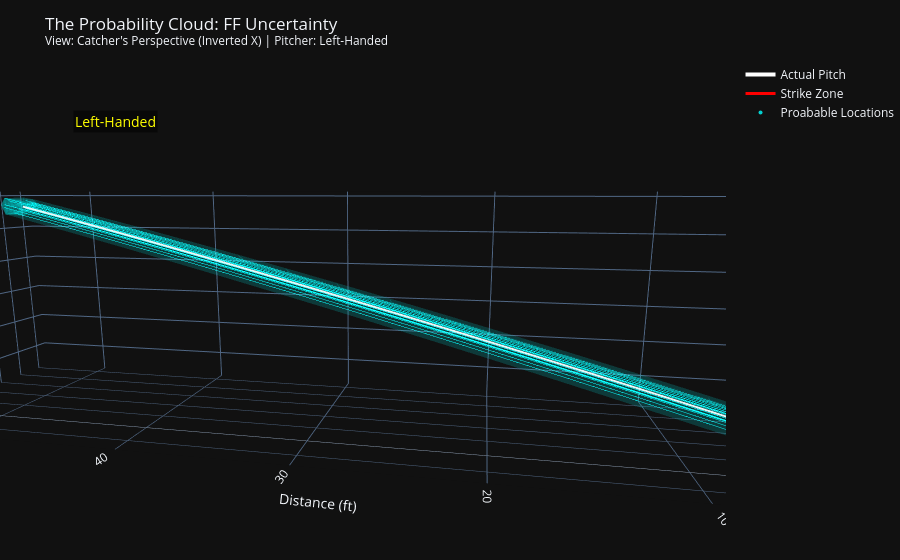

The notebook cell this image was saved under:
### Markdown cell above
## Generate Cloud
We generate 50 variations of this pitch.

### Code cell
# --- ONE-STEP GENERATION & VISUALIZATION (INVERTED X) ---
n_samples = 200
print(f"Generating Cloud for: {pitcher_name} ({pitch_type})...")

# 1. GENERATE (Forces refresh)
cloud_trajs = generate_pitch_cloud(row, n_samples=n_samples)
actual_traj = calculate_trajectory(row)

# 2. VISUALIZE (With User-Preferred Inverted X)
fig = visualize_pitch_cloud(actual_traj, cloud_trajs, pitch_type=pitch_type)
fig.show()
